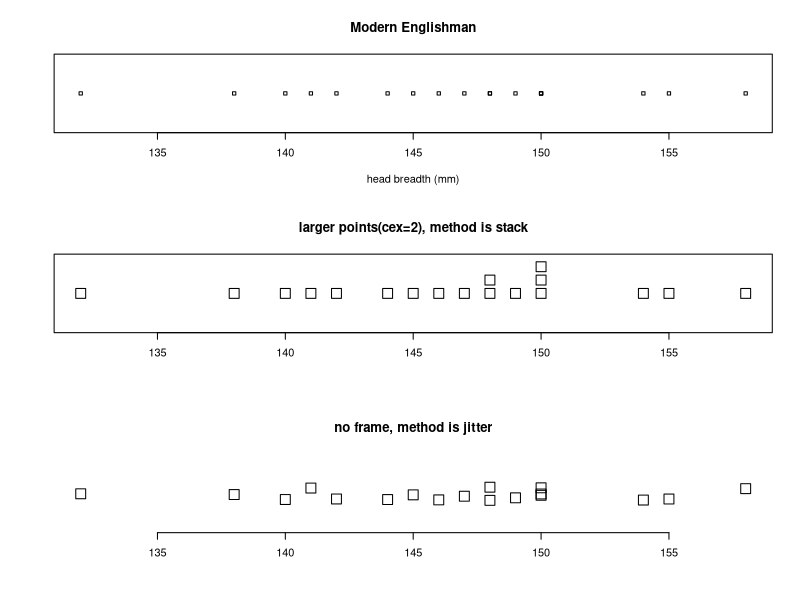
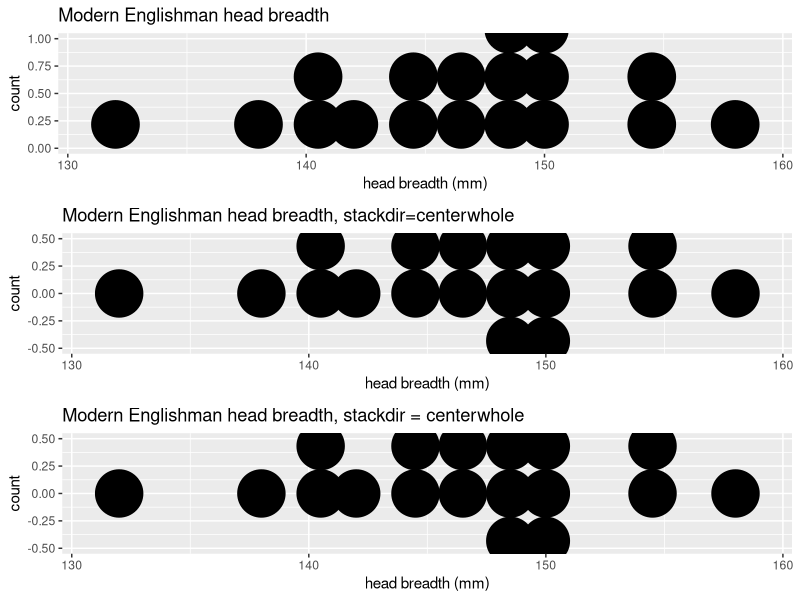

Write R code to recreate these figures, in order.
##### Englishmen
hb <- c(141, 148, 132, 138, 154, 142, 150, 146, 155, 158, 150, 140, 147, 148, 144, 150, 149, 145)

####stripchart-ggplot
hb <- c(141, 148, 132, 138, 154, 142, 150, 146, 155, 158, 150, 140, 147, 148, 144, 150, 149, 145)
par(mfrow=c(3,1))
stripchart(hb, main="Modern Englishman", xlab="head breadth (mm)")
stripchart(hb, method = "stack", cex = 2, 
           main="larger points(cex=2), method is stack")
stripchart(hb, method="jitter", cex = 2, frame.plot = FALSE, 
           main = "no frame, method is jitter")

library(ggplot2)
hb_df <- data.frame(hb)
p1 <- ggplot(hb_df, aes(x = hb))
p1 <- p1 + geom_dotplot(binwidth = 2)
p1 <- p1 + labs(title = "Modern Englishman head breadth")
p1 <- p1 + xlab("head breadth (mm)")
 
p2 <- ggplot(hb_df, aes(x = hb))
p2 <- p2 + geom_dotplot(binwidth = 2, stackdir = "centerwhole")
p2 <- p2 + labs(title="Modern Englishman head breadth, stackdir=centerwhole")
p2 <- p2 + xlab("head breadth (mm)")
 
p3 <- ggplot(hb_df, aes(x = hb))
p3 <- p3 + geom_dotplot(binwidth=2, stackdir = "centerwhole")
p3 <- p3 + labs(title = "Modern Englishman head breadth, stackdir = centerwhole")
p3 <- p3 + xlab("head breadth (mm)")
 
library(gridExtra)
grid.arrange(p1, p2, p3, ncol=1)

